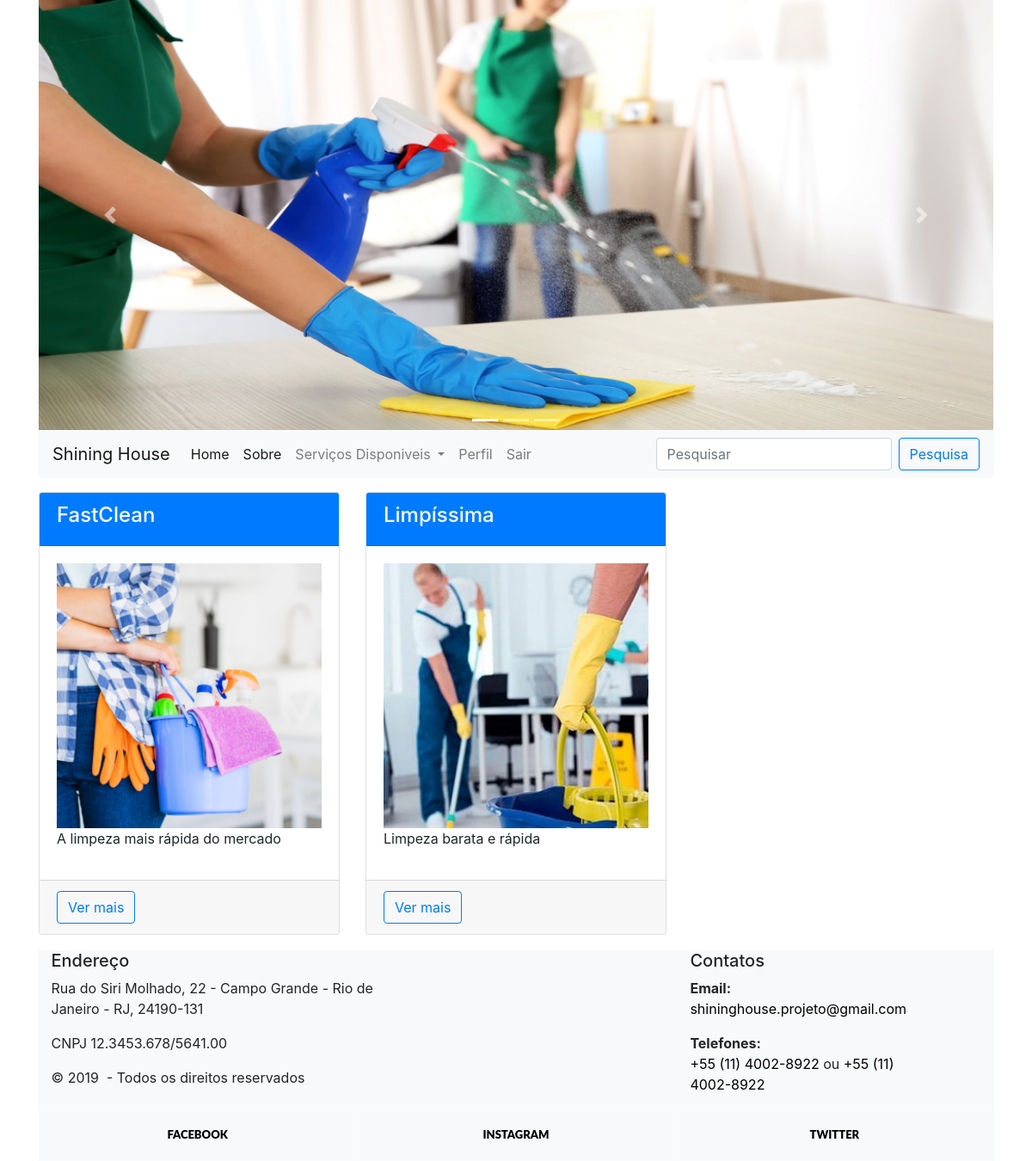
Screenshot of /pesquisa.php?q=empresarial (signed in) with the database file from the repository.
### tables this page shows
CREATE TABLE `produto` (
  `idproduto` int(11) NOT NULL,
  `titulo` varchar(50) NOT NULL,
  `descricao` longtext NOT NULL,
  `telefone` text NOT NULL,
  `imagem` varchar(50) NOT NULL,
  `categoria` varchar(30) NOT NULL,
  `estado` varchar(2) NOT NULL
);

### pesquisa.php (the view, shortened to what this page needs)
<?php
   $q = $_GET['q'];
   include "banco.php";
   include "anterior.php";
    $query = "select * from produto where titulo like '%$q%' or descricao like '%$q%' or categoria like '%$q%'";
    $exec = mysqli_query($con, $query);
    echo "<div class='row'>";
    while($p = mysqli_fetch_array($exec)){
      $titulo = $p['titulo'];
      $iproduto = $p['idproduto'];
      $imagem = $p['imagem'];
      $descricao = $p['descricao'];
      $descricao = substr($descricao,0,50);
      echo "
       <div class='col-xs-12 col-md-6 col-lg-4 mt-3'>
           <div class='card'>
               <div class='card-header bg-primary text-white'>
               <h4>$titulo</h4>
           </div>
           <div class='card-body'>
               <img src='produtos/$imagem' style='width:100%' />
               <p>$descricao</p>
           </div>
           <div class='card-footer'>
               <a href='produto.php?id=$iproduto' class='btn btn-outline-primary'>
               Ver mais
               </a>
            </div>
          </div>
       </div>
      ";
    }
    echo "</div>";
    include "posterior.php";
?>

### rodape.php (style rules this page uses)
.context-dark, .bg-gray-dark, .bg-primary { color: rgba(255, 255, 255, 0.8); }

### rows the page displays
produto: titulo "FastClean", imagem (picture), descricao "A limpeza mais rápida do mercado"
produto: titulo "Limpíssima", imagem (picture), descricao "Limpeza barata e rápida"
